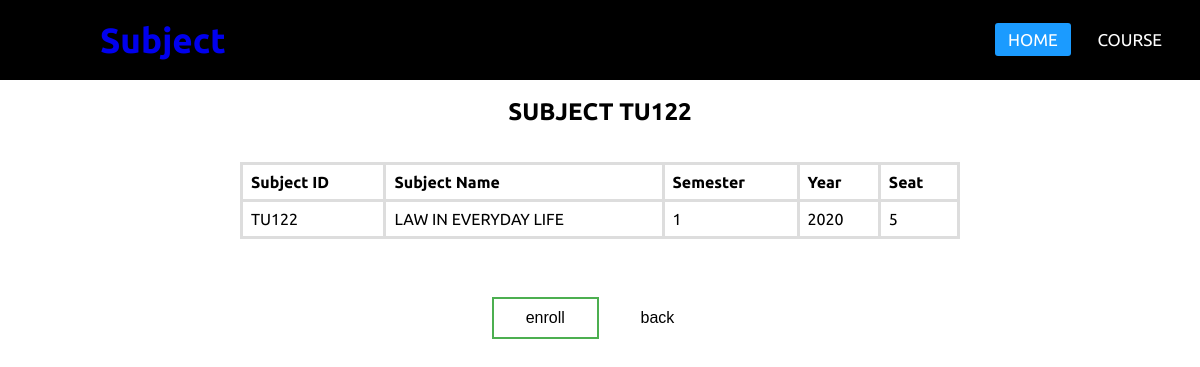
/subjects/1, run on the app's committed database.
### subjects/models.py (models this page shows, shortened)
class Subject(models.Model):
    class ans(models.TextChoices):
        free = "free"
        full = "full"
    subject_name = models.CharField(max_length=100)
    subject_code = models.CharField(max_length=10)
    semester = models.IntegerField(default=None, null=True)
    year = models.IntegerField(default=None, null=True)
    limited_seat = models.IntegerField(default=None, null=True)
    seat = models.IntegerField(default=None, null=True)
    studentInClass =models.ManyToManyField(User,blank=True,related_name="studentlist")
    status = models.CharField(
        max_length=4,
        choices=ans.choices,
        default=ans.free,
        )

### subjects/views.py (the view)
# urls.py: path('<int:subject_id>',views.subject,name="subject"),
def subject (request,subject_id):
    subject = get_object_or_404(Subject,pk=subject_id)
    my =Subject.objects.filter(pk=subject_id)
    return render(request,"subjects/subject.html",{
        "subject": subject,"course": my,"user":request.user,
    })

### subjects/templates/subjects/subject.html (shortened to what this page needs)
{% extends "subjects/layout.html" %}
{% block body %}
    <nav>
    <label class="logo"><a href="{% url 'subjects:index' %}">Subject</a></label>
    <ul>
    <li><a class="active" href="https://ide-6bd6267e6ac441ff8a573303d9997bd7-8080.cs50.ws/">HOME</a></li>
    <li><a href="{% url 'subjects:Course' %}">course</a></li>
    </ul>
    </nav><br>
    <center><h2>SUBJECT  {{ subject.subject_code }}</h2></center>
    <br><br>
    <center><TABLE>
            <thead>
            <TR>
                <TH> Subject ID</TH>
                <TH> Subject Name</TH>
                <TH> Semester </TH>
                <th> Year </th>
                <th> Seat </th>
            </TR>
            </thead>
                <TD>{{ subject.subject_code }}</TD>
                <TD>{{ subject.subject_name }}</TD>
                <TD>{{ subject.semester }}</TD>
                <TD>{{ subject.year  }}</TD>
                <TD>{{ subject.seat }}</TD>
                </TABLE></center>
    <br><br><br>
    <center>
    <a href ="{% url 'subjects:enroll' subject.id %}">
        {% if subject.seat is 0 %}
            <button class="button button1" onclick="alert('ลงทะเบียนไม่สำเร็จ')">enroll</button>
        {% elif user  in subject.studentInClass.all %}
        {% else %}
            <button class="button button1" onclick="alert('ลงทะเบียนสำเร็จ')">enroll </button>
        {% endif %}
    </a>
    <a href="{% url 'subjects:index' %}">
    <button class="button button5" >back</button>
    </a> </center>
{% endblock %}

### subjects/templates/subjects/layout.html (style rules this page uses)
* { padding: 0; margin:0; text-decoration: none; list-style: none; box-sizing: border-box; }
body { font-family: 'Ubuntu', sans-serif; }
nav { background: black; height: 80px; width: 100%; }
label.logo { color: white; font-size: 35px; line-height: 80px; padding: 0 100px; font-weight: bold; }
nav ul { float: right; margin-right: 20px; }
nav ul li { display: inline-block; line-height: 80px; margin: 0 5px; }
nav ul li a { color: white; font-size: 17px; padding: 7px 13px; border-radius: 3px; text-transform: uppercase; }
a.active,a.hover { background: #1b9bff; transition: .5s; }
table { font-family: 'Ubuntu', sans-serif; border-collapse: collapse; width: 60%; }
td, th { border: 3px solid #dddddd; text-align: left; padding: 8px; }
.button { background-color: #4CAF50; border: none; color: white; padding: 10px 32px; text-align: center; text-decoration: none; display: inline-block; font-size: 16px; margin: 4px 2px; transition-duration: 0.4s; cursor: pointer; }
.button1 { background-color: white; color: black; border: 2px solid #4CAF50; }
.button5 { background-color: white; color: black; border: 2px solid #ffffff; }

### data on the page
Subject: subject_code "TU122", subject_name "LAW IN EVERYDAY LIFE", semester "1", year "2020", seat "5"
